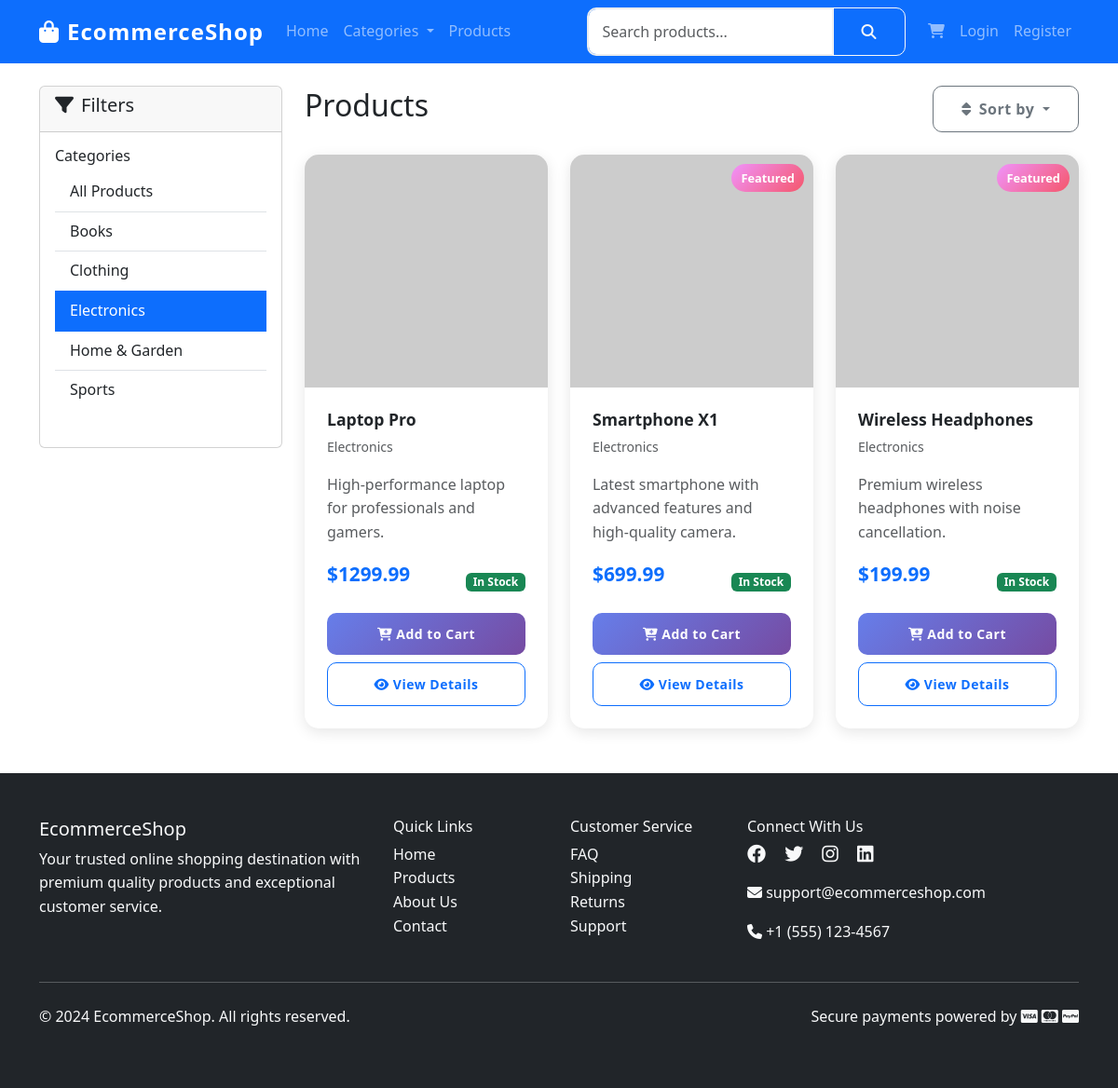
/products/?category=electronics, run on the app's committed database.
### products/models.py (models this page shows, shortened)
class Category(models.Model):
    name = models.CharField(max_length=100, unique=True)
    slug = models.SlugField(max_length=100, unique=True)
    description = models.TextField(blank=True)
    image = models.ImageField(upload_to='categories/', blank=True, null=True)
    created_at = models.DateTimeField(auto_now_add=True)
    updated_at = models.DateTimeField(auto_now=True)
    class Meta:
        verbose_name_plural = 'Categories'
        ordering = ['name']

class Product(models.Model):
    STOCK_STATUS_CHOICES = [
        ('in_stock', 'In Stock'),
        ('out_of_stock', 'Out of Stock'),
        ('discontinued', 'Discontinued'),
    ]
    name = models.CharField(max_length=200)
    slug = models.SlugField(max_length=200, unique=True)
    description = models.TextField()
    price = models.DecimalField(max_digits=10, decimal_places=2)
    image = models.ImageField(upload_to='products/', blank=True, null=True)
    category = models.ForeignKey(Category, on_delete=models.CASCADE, related_name='products')
    stock = models.PositiveIntegerField(default=0)
    stock_status = models.CharField(max_length=20, choices=STOCK_STATUS_CHOICES, default='in_stock')
    is_active = models.BooleanField(default=True)
    featured = models.BooleanField(default=False)
    created_at = models.DateTimeField(auto_now_add=True)
    updated_at = models.DateTimeField(auto_now=True)
    class Meta:
        ordering = ['-created_at']
        indexes = [
            models.Index(fields=['slug']),
            models.Index(fields=['category']),
            models.Index(fields=['featured']),
        ]
    @property
    def is_in_stock(self):
        return self.stock > 0 and self.stock_status == 'in_stock'

### products/views.py (the view)
# urls.py: path('', views.product_list, name='product_list'),
def product_list(request):
    products = Product.objects.filter(is_active=True).select_related('category')
    categories = Category.objects.all()
    search_query = request.GET.get('search', '')
    if search_query:
        products = products.filter(
            Q(name__icontains=search_query) |
            Q(description__icontains=search_query) |
            Q(category__name__icontains=search_query)
        )
    category_slug = request.GET.get('category')
    if category_slug:
        category = get_object_or_404(Category, slug=category_slug)
        products = products.filter(category=category)
    sort_by = request.GET.get('sort', 'name')
    if sort_by == 'price_low':
        products = products.order_by('price')
    elif sort_by == 'price_high':
        products = products.order_by('-price')
    elif sort_by == 'newest':
        products = products.order_by('-created_at')
    else:
        products = products.order_by('name')
    paginator = Paginator(products, 12)  # Show 12 products per page
    page_number = request.GET.get('page')
    page_obj = paginator.get_page(page_number)
    context = {
        'page_obj': page_obj,
        'categories': categories,
        'search_query': search_query,
        'current_category': category_slug,
        'current_sort': sort_by,
    }
    return render(request, 'products/product_list.html', context)

### cart/context_processors.py (called while the page is built)
def cart_context(request):
    cart = None
    total_items = 0
    total_price = 0
    if request.user.is_authenticated:
        try:
            cart = Cart.objects.get(user=request.user)
            total_items = cart.total_items
            total_price = cart.total_price
        except Cart.DoesNotExist:
            pass
    else:
        if request.session.session_key:
            try:
                cart = Cart.objects.get(session_key=request.session.session_key)
                total_items = cart.total_items
                total_price = cart.total_price
            except Cart.DoesNotExist:
                pass
    return {
        'cart': cart,
        'cart_total_items': total_items,
        'cart_total_price': total_price,
    }

### templates/products/product_list.html (shortened to what this page needs)
{% extends 'base.html' %}
{% load static %}
{% block content %}
<div class="container mt-4">
    <div class="row">
        <div class="col-lg-3">
            <div class="card">
                <div class="card-header">
                    <h5><i class="fas fa-filter me-2"></i>Filters</h5>
                </div>
                <div class="card-body">
                    <div class="mb-4">
                        <h6>Categories</h6>
                        <div class="list-group list-group-flush">
                            <a href="{% url 'products:product_list' %}"
                               class="list-group-item list-group-item-action {% if not current_category %}active{% endif %}">
                                All Products
                            </a>
                            {% for category in categories %}
                            <a href="{% url 'products:product_list' %}?category={{ category.slug }}"
                               class="list-group-item list-group-item-action {% if current_category == category.slug %}active{% endif %}">
                                {{ category.name }}
                            </a>
                            {% endfor %}
                        </div>
                    </div>
                </div>
            </div>
        </div>
        <div class="col-lg-9">
            <div class="d-flex justify-content-between align-items-center mb-4">
                <div>
                    <h2>Products</h2>
                </div>
                <div class="dropdown">
                    <button class="btn btn-outline-secondary dropdown-toggle" type="button" data-bs-toggle="dropdown">
                        <i class="fas fa-sort me-2"></i>Sort by
                    </button>
                </div>
            </div>
            <div class="row g-4">
                {% for product in page_obj %}
                <div class="col-md-6 col-lg-4">
                    <div class="card product-card h-100">
                        <div class="product-image">
                            <img src="{% if product.image %}{{ product.image.url }}{% else %}https://via.placeholder.com/300x250/f8f9fa/6c757d?text={{ product.name }}{% endif %}"
                                 alt="{{ product.name }}" class="card-img-top">
                            {% if product.featured %}
                            <span class="product-badge">Featured</span>
                            {% endif %}
                        </div>
                        <div class="card-body product-info d-flex flex-column">
                            <h5 class="product-title">{{ product.name }}</h5>
                            <p class="text-muted small">{{ product.category.name }}</p>
                            <p class="text-muted flex-grow-1">{{ product.description|truncatewords:15 }}</p>
                            <div class="mt-auto">
                                <div class="d-flex justify-content-between align-items-center mb-2">
                                    <span class="product-price">${{ product.price }}</span>
                                    {% if product.is_in_stock %}
                                        <span class="badge bg-success">In Stock</span>
                                    {% else %}
                                        <span class="badge bg-danger">Out of Stock</span>
                                    {% endif %}
                                </div>
                                <div class="d-grid gap-2">
                                    {% if product.is_in_stock %}
                                        <button class="btn btn-primary btn-sm" onclick="addToCart({{ product.id }})">
                                            <i class="fas fa-cart-plus"></i> Add to Cart
                                        </button>
                                    {% else %}
                                        <button class="btn btn-secondary btn-sm" disabled>
                                            <i class="fas fa-times"></i> Out of Stock
                                        </button>
                                    {% endif %}
                                    <a href="{% url 'products:product_detail' product.slug %}" class="btn btn-outline-primary btn-sm">
                                        <i class="fas fa-eye"></i> View Details
                                    </a>
                                </div>
                            </div>
                        </div>
                    </div>
                </div>
                {% endfor %}
            </div>
        </div>
    </div>
</div>
{% endblock %}

### static/css/style.css (style rules this page uses)
:root { --primary-color: #0d6efd; --secondary-color: #6c757d; --success-color: #198754; --danger-color: #dc3545; --warning-color: #ffc107; --info-color: #0dcaf0; --light-color: #f8f9fa; --dark-color: #212529; --gradient-primary: linear-gradient(135deg, #667eea 0%, #764ba2 100%); --gradient-secondary: linear-gradient(135deg, #f093fb 0%, #f5576c 100%); }
body { font-family: 'Segoe UI', Tahoma, Geneva, Verdana, sans-serif; line-height: 1.6; }
.btn-primary { background: var(--gradient-primary); border: none; transition: all 0.3s ease; }
.product-card { border: none; border-radius: 15px; overflow: hidden; transition: all 0.3s ease; box-shadow: 0 4px 15px rgba(0, 0, 0, 0.1); height: 100%; }
.product-image { height: 250px; overflow: hidden; position: relative; }
.product-image img { width: 100%; height: 100%; object-fit: cover; transition: transform 0.3s ease; }
.product-info { padding: 1.5rem; }
.product-title { font-size: 1.1rem; font-weight: 600; margin-bottom: 0.5rem; color: var(--dark-color); }
.product-price { font-size: 1.3rem; font-weight: 700; color: var(--primary-color); margin-bottom: 1rem; }
.product-badge { position: absolute; top: 10px; right: 10px; background: var(--gradient-secondary); color: white; padding: 5px 10px; border-radius: 20px; font-size: 0.8rem; font-weight: 600; }
.btn { border-radius: 10px; padding: 12px 30px; font-weight: 600; letter-spacing: 0.5px; transition: all 0.3s ease; }

### data on the page
Category: name "Books"
Category: name "Clothing"
Category: name "Electronics"
Category: name "Home & Garden"
Category: name "Sports"
Product: name "Laptop Pro", category.name "Electronics", description "High-performance laptop for professionals and gamers.", price "1299.99", stock "In Stock"
Product: featured "Featured", name "Smartphone X1", category.name "Electronics", description "Latest smartphone with advanced features and high-quality camera.", price "699.99", stock "In Stock"
Product: featured "Featured", name "Wireless Headphones", category.name "Electronics", description "Premium wireless headphones with noise cancellation.", price "199.99", stock "In Stock"
